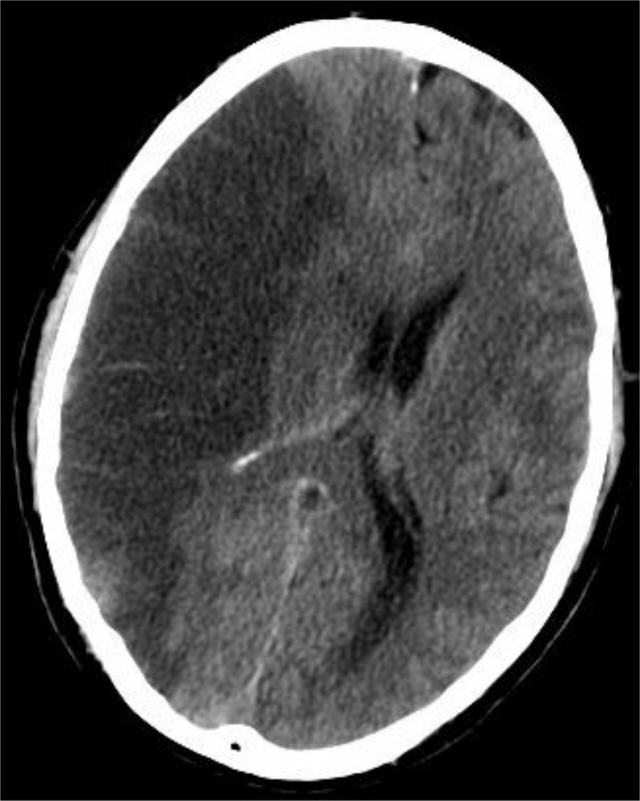
#> input picture videos/13-video-tc-cranio/assets/fotos/avc.jpg, 1920 x 2402 px, given in place of sangue.jpg, which was not available (shown at 1/3 size)
$ python fotos.py ../../13-video-tc-cranio/assets/fotos/avc.jpg
#> lines starting #> are read from the running program, lines starting #| are printed output that depends on the picture
"""Prepara as fotos reais (Wikimedia Commons, licença aberta) do vídeo mito × verdade.

Uso (na pasta do vídeo): python -I tools/fotos.py [grade]   -> assets/fotos/prep/ e assets/fotos/prep/tamanhos.json
Só recortes: a coleta de sangue no tubo, o PET sem a régua de cores, a língua só na boca (sem os olhos), o grupo na
termografia (a foto da tela da câmera) sem a escala e o logotipo, as mãos estalando sem o rosto e o raio-X da mão
nos dedos e nas articulações (sem a marca do lado). Nada é alterado. Créditos em assets/fotos/creditos.json.
"""
import json
import sys
from pathlib import Path

from PIL import Image, ImageDraw

PASTA = Path(__file__).resolve().parents[1] / "assets" / "fotos"
SAIDA = PASTA / "prep"
SAIDA.mkdir(exist_ok=True)
tamanhos = {}

FOTOS = {
    "sangue": ("sangue.jpg", (0.0, 0.0, 1.0, 0.75)),
    "cerebro": ("pet.jpg", (0.3, 0.1, 0.77, 0.98)),
    "lingua": ("lingua.jpg", (0.25, 0.0, 0.95, 0.9)),
    "calor": ("termica.jpg", (0.2, 0.135, 0.78, 0.85)),
    "dedos": ("estalo.jpg", (0.05, 0.3, 0.95, 1.0)),
    "mao": ("mao.jpg", (0.0, 0.1, 1.0, 0.62)),
}

for nome, (arq, caixa) in FOTOS.items():
    im = Image.open(PASTA / arq).convert("RGB")
    w, h = im.size
#> w = 1920; h = 2402
    im = im.crop((round(caixa[0] * w), round(caixa[1] * h), round(caixa[2] * w), round(caixa[3] * h)))
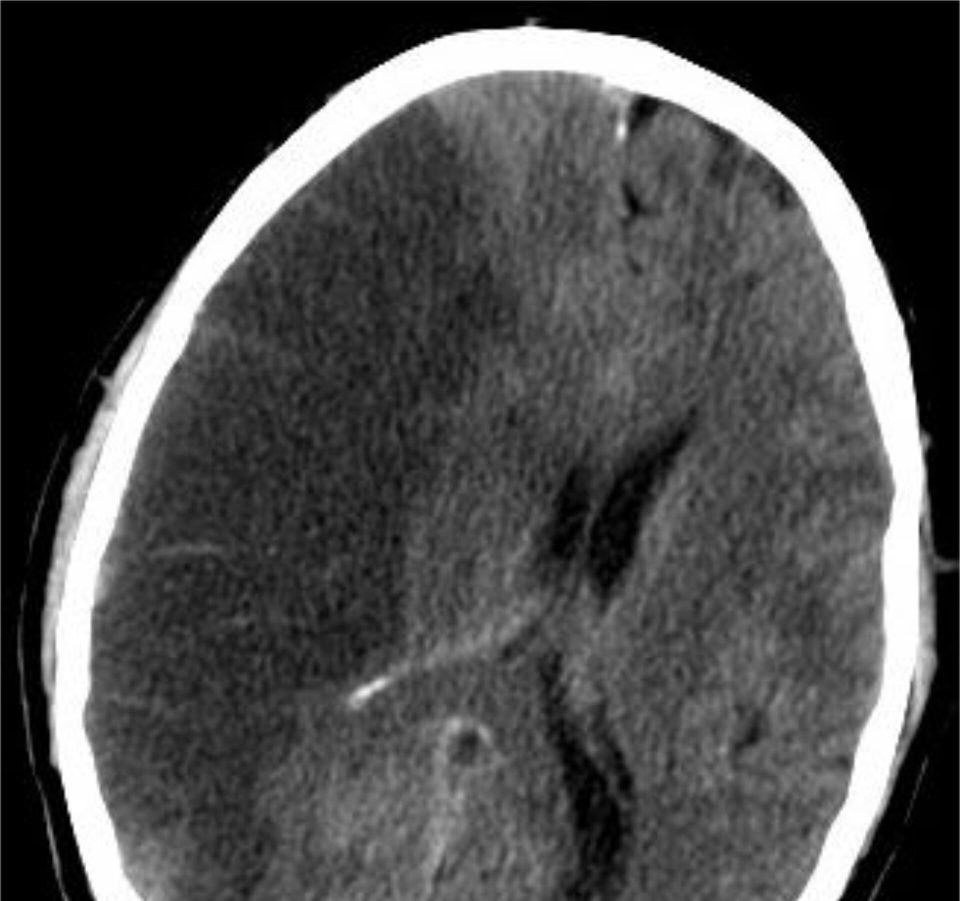
#> im: PIL image 1920x1802 RGB (shown at 1/2 size); min 0, max 255, mean 73.9
    if im.height > 1100:
        im = im.resize((round(im.width * 1100 / im.height), 1100), Image.LANCZOS)
#> im: PIL image 1172x1100 RGB
    im.save(SAIDA / f"{nome}.jpg", quality=92)
    tamanhos[nome] = [im.width, im.height]
    if "grade" in sys.argv:
        g = im.copy()
        d = ImageDraw.Draw(g)
        for k in range(1, 10):
            x, y = g.width * k / 10, g.height * k / 10
            d.line((x, 0, x, g.height), fill=(0, 200, 255), width=2)
            d.line((0, y, g.width, y), fill=(0, 200, 255), width=2)
            d.text((x + 4, 4), f"{k / 10:.1f}", fill=(255, 255, 0))
            d.text((4, y + 4), f"{k / 10:.1f}", fill=(255, 255, 0))
        g.save(SAIDA / f"_grade-{nome}.jpg", quality=80)
#> pass 2 of the loop `for nome, (arq, caixa) in FOTOS.items():`:
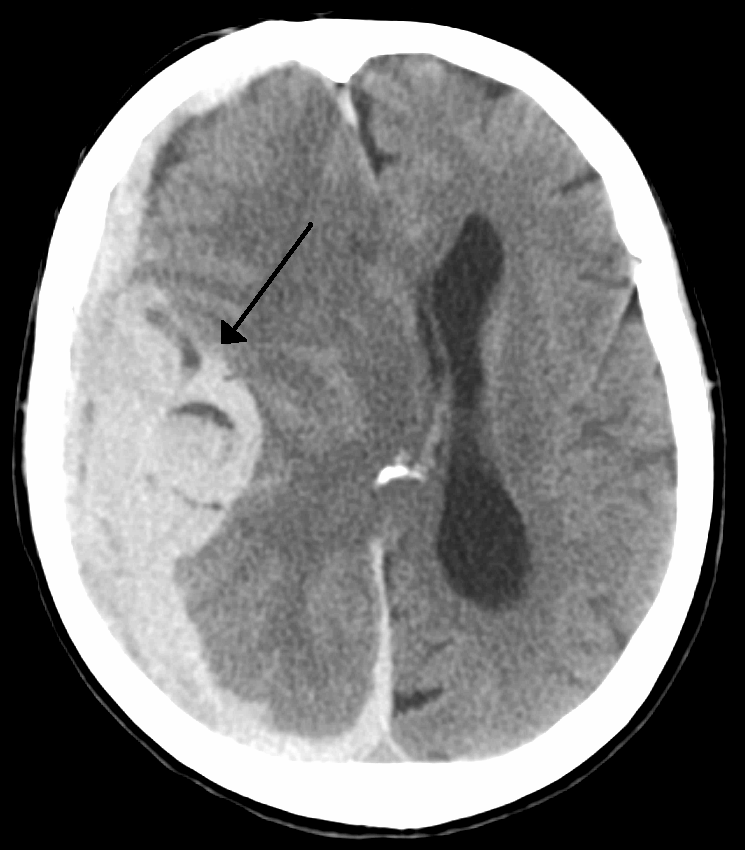
#> input picture videos/13-video-tc-cranio/assets/fotos/desvio.png, 745 x 850 px, given in place of pet.jpg, which was not available
#> im is the input picture: PIL image 745x850 RGB; min 0, max 254, mean 117.2
#> `im = im.crop((round(caixa[0] * w), round(caixa[1] * h), round(caixa[2]..`:
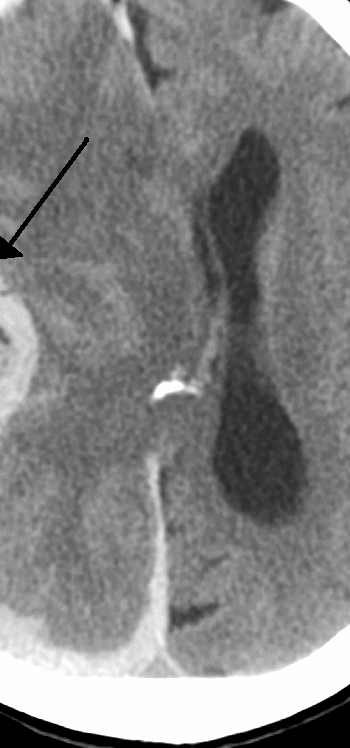
#> im: PIL image 350x748 RGB; min 0, max 254, mean 130.1
#> (the run stopped early here; a loop or call above may not have finished)
